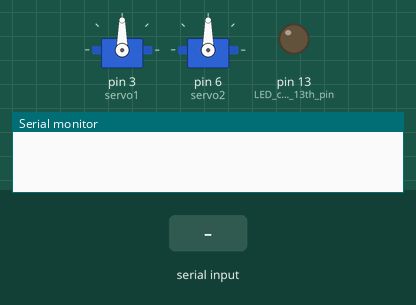
Recording of a sketch running on a simulated Arduino Uno, built with avr-gcc and run on an emulated ATmega328P. Parts: 2 × servo, output pins drawn as LEDs (lit = HIGH), the last lines printed to the serial monitor. The inputs (shaded band) are chosen by the test bench.

Above: at 1.2 s.
1.3 s: "On" received over the second serial link
At 2.5 s:
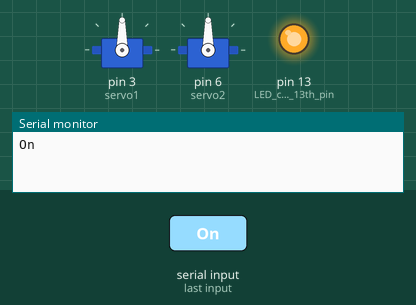
2.8 s: "S1" received over the second serial link
At 3.6 s:
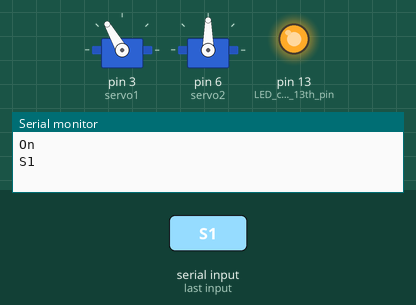
5.8 s: "S2" received over the second serial link
At 6.7 s:
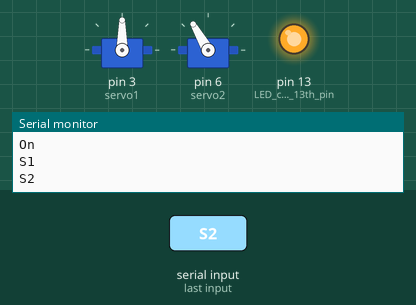
Timing chart, 0 to 10.3 s (numbered marks = the images above; inputs shaded):
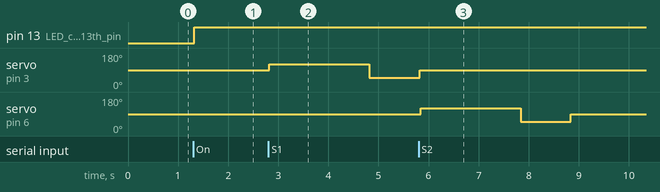

Measured:
- after the input at 1.3 s, pin 13 (LED_connected_to_13th_pin): LOW → HIGH at once
- after the input at 2.8 s, servo on pin 3 (servo1): 90° → 120° at once, → 50° 2.0 s later
- after the input at 5.8 s, servo on pin 6 (servo2): 90° → 120° at once, → 50° 2.0 s later, → 90° 1.0 s later

The sketch:

ArduSMiRFLEDServo002.ino
```cpp
//ArduinoBluetoothWithSmirfLED3Servos

#include <SoftwareSerial.h>
#include <Servo.h>

SoftwareSerial BT(10, 11);        //TX, RX respectively

Servo servo1;//Introducing a servo and naming it
Servo servo2;
Servo servo3;

String state;


void setup() {

 BT.begin(115200);
 Serial.begin(9600);              // serial communication to check the data on serial monitor

 pinMode(13, OUTPUT);             // LED connected to 13th pin

 servo1.attach(3);
 servo2.attach(6);
 //servo3.attach(3);

 servo1.write(90);
 servo2.write(90);
 //servo3.write(90);


}
//-----------------------------------------------------------------------//
void loop() {
  while (BT.available()){         //Check if there is an available byte to read
  delay(10);                      //Delay added to make reads stable (a little like a spam block)
  char c = BT.read();             //Created a variable called 'c'
                                  //Whenever 'c' is referenced it's the equivalent writing "BT.read()" #lazy

  state += c;

  }


  if (state.length() > 0) {

    Serial.println(state);


  if(state == "On")

  {
  digitalWrite(13, HIGH);           //Turn LED (13~) on

      }

  if(state == "Off")
  {
    digitalWrite(13, LOW);          //Turn LED (13~) off
     }

  if(state == "S1")
  {
    servo1.write(120);              //Make Servo 1 move
    delay(2000);
    servo1.write(50);
    delay(1000);
    servo1.write(90);
  }

  if(state == "S2")                 //Make Servo 2 move
  {
    servo2.write(120);
    delay(2000);
    servo2.write(50);
    delay(1000);
    servo2.write(90);
  }

  if(state == "S3")                 //Make Servo 3 move
  {
    servo3.write(120);
    delay(2000);
    servo3.write(50);
    delay(1000);
    servo3.write(90);
  }


state ="";                      //after loop finished change the value of the 'state' variable to blank and LOOP

}

} //Reset the variable
```
